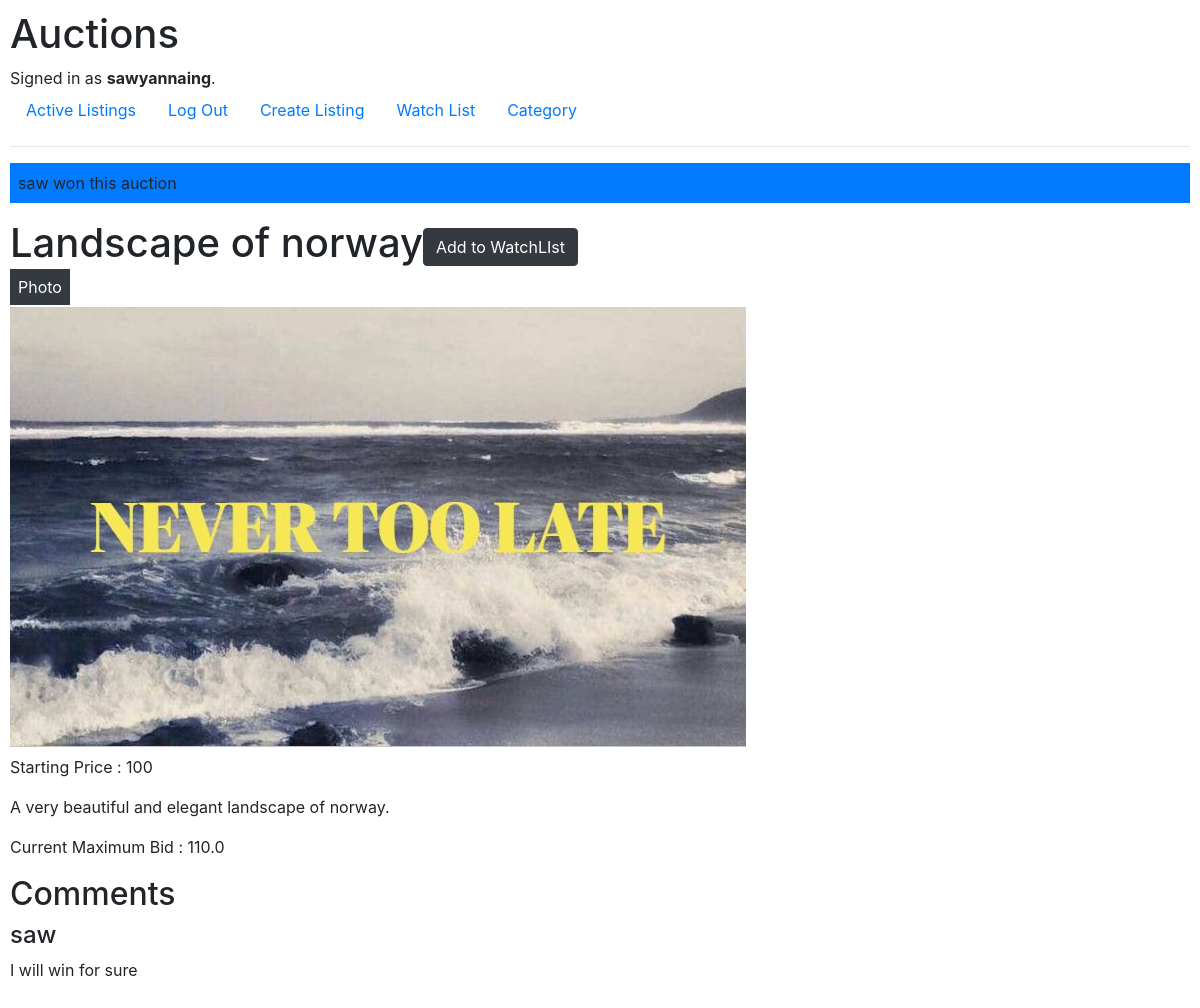
The page /listing/4 (signed in) on the database its author committed.
### auctions/models.py (models this page shows)
class User(AbstractUser):
    pass

class Winner(models.Model):
    user = models.ForeignKey(User, on_delete=models.CASCADE, related_name="wins")
    auction = models.ForeignKey(Auctions, on_delete=models.CASCADE, related_name="winner")

class Auctions(models.Model):
    title = models.CharField(max_length=64)
    price = models.IntegerField()
    image = models.ImageField(upload_to='images/', null=True, blank=True)
    description = models.TextField()
    category = models.CharField(max_length=64, null=True, blank=True)
    active = models.BooleanField(default=True)

class Comments(models.Model):
    auction = models.ForeignKey(Auctions, on_delete=models.CASCADE, related_name="comments")
    writer = models.ForeignKey(User, on_delete=models.CASCADE, related_name="comments")
    description = models.TextField()

### auctions/views.py (the view)
# urls.py: path("listing/<int:id>", views.listing, name="listing"),
def listing(request, id):
    auction = Auctions.objects.get(pk=id)
    maxBid = auction.bids.aggregate(models.Max("bidPrice"))["bidPrice__max"]
    comments = auction.comments.all()
    winner = Winner.objects.filter(auction=auction).first()
    if (request.user.is_authenticated):
        return render(request, "auctions/listing.html", {
            "auction" : auction,
            "maxBid" : maxBid,
            "onWatch" : WatchList.objects.filter(owner=request.user, auction=auction).first(),
            "comments" : comments,
            "isOwner" : AuctionOwners.objects.get(auction=auction).owner == request.user,
            "winner" : winner
        })
    return render(request, "auctions/listing.html", {
            "auction" : auction,
            "maxBid" : maxBid,
            "comments" : comments
        })

### auctions/templates/auctions/listing.html (shortened to what this page needs)
{% extends "auctions/layout.html" %}
{% block body %}
    {% if winner %}
        {% if winner.user == request.user %}
            <p class="bg-primary p-2">You won this auction</p>
        {% else %}
            <p class="bg-primary p-2">{{winner.user.username}} won this auction</p>
        {% endif %}
    {% endif %}
    <div class="d-flex flex-row align-items-center">
        <h1>{{auction.title}}</h1>
        {% if request.user.is_authenticated %}
            {% if onWatch %}
                <a class="btn btn-danger" href="{% url 'removeWatchlist' auction.id %}">Remove from WatchList</a>
            {% else %}
                <a class="btn btn-dark" href="{% url 'addWatchlist' auction.id %}">Add to WatchLIst</a>
            {% endif %}
        {% endif %}
    </div>
    {% if auction.category %}
        <p class="d-inline p-2 fs-3 bg-dark text-white">{{auction.category}}</p>
    {% endif %}
    {% if auction.image %}
        <img class="d-block my-2 img-fluid" src={{auction.image.url}} alt="{{auction.title}}" />
    {% endif %}
    <p>Starting Price : {{auction.price}}</p>
    <p>{{auction.description}}</p>
    <p>Current Maximum Bid : {{maxBid}}</p>
    <div class="my-3">
        <h2>Comments</h2>
        {% for comment in comments %}
            <h4>{{comment.writer.username}}</h4>
            <p>{{comment.description}}</p>
        {% empty %}
            <span>No Comment</span>
        {% endfor %}
    </div>
{% endblock %}

### auctions/templates/auctions/layout.html (shortened to what this page needs)
{% load static %}
<!DOCTYPE html>
<html lang="en">
    <head>
        <link rel="stylesheet" href="https://stackpath.bootstrapcdn.com/bootstrap/4.4.1/css/bootstrap.min.css">
        <link href="{% static 'auctions/styles.css' %}" rel="stylesheet">
    </head>
    <body>
        <h1>Auctions</h1>
        <div>
            {% if user.is_authenticated %}
                Signed in as <strong>{{ user.username }}</strong>.
            {% else %}
                Not signed in.
            {% endif %}
        </div>
        <ul class="nav">
            <li class="nav-item">
                <a class="nav-link" href="{% url 'index' %}">Active Listings</a>
            </li>
            {% if user.is_authenticated %}
                <li class="nav-item">
                    <a class="nav-link" href="{% url 'logout' %}">Log Out</a>
                </li>
                <li class="nav-item">
                    <a class="nav-link" href="{% url 'create' %}">Create Listing </a>
                </li>
                <li class="nav-item">
                    <a class="nav-link" href="{% url 'watchlist' %}">Watch List </a>
                </li>
                <li class="nav-item">
                    <a class="nav-link" href="{% url 'category' %}">Category </a>
                </li>
            {% endif %}
        </ul>
        <hr>
        {% block body %}
        {% endblock %}
    </body>
</html>

### auctions/static/auctions/styles.css (style rules this page uses)
body { padding: 10px; }

### rows shown on the page
User: username "sawyannaing"
Winner: user.username "saw"
Auctions: title "Landscape of norway", category "Photo", image (picture), price "100", description "A very beautiful and elegant landscape of norway."
Comments: writer.username "saw", description "I will win for sure"

### other values the page prints
{{ maxBid }} "110.0"
